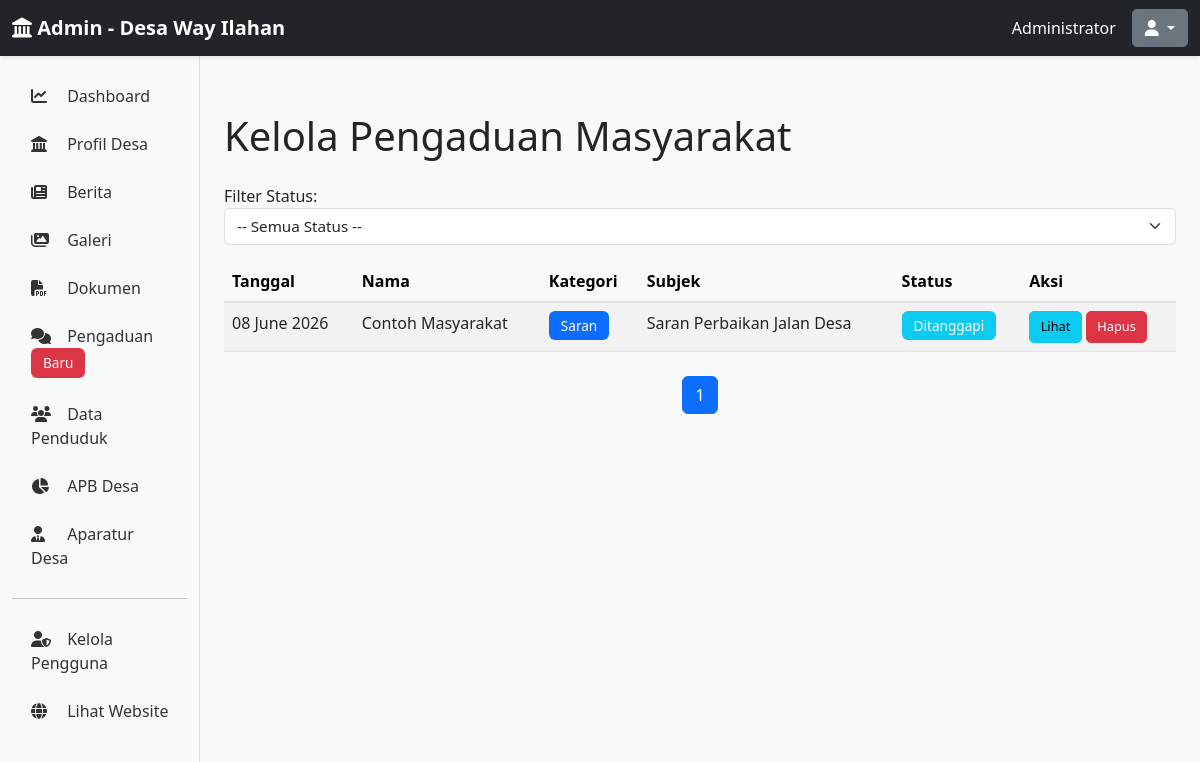
Page /admin/pengaduan (signed in) on the committed database.
### app/models.py (models this page shows, shortened)
class Admin(UserMixin, db.Model):
    id = db.Column(db.Integer, primary_key=True)
    username = db.Column(db.String(80), unique=True, nullable=False, index=True)
    email = db.Column(db.String(120), unique=True, nullable=False, index=True)
    password_hash = db.Column(db.String(255), nullable=False)
    full_name = db.Column(db.String(120), nullable=False)
    is_active = db.Column(db.Boolean, default=True)
    created_at = db.Column(db.DateTime, default=datetime.utcnow)
    last_login = db.Column(db.DateTime)

class Pengaduan(db.Model):
    id = db.Column(db.Integer, primary_key=True)
    nama_pelapor = db.Column(db.String(120), nullable=False)
    email_pelapor = db.Column(db.String(120), nullable=False)
    nomor_hp = db.Column(db.String(20))
    kategori = db.Column(db.String(100))  # Pengaduan, Saran, Pertanyaan
    subjek = db.Column(db.String(255), nullable=False)
    isi = db.Column(db.Text, nullable=False)
    status = db.Column(db.String(50), default='Baru')  # Baru, Diproses, Ditanggapi, Selesai
    tanggal_dibuat = db.Column(db.DateTime, default=datetime.utcnow)
    tanggal_direspon = db.Column(db.DateTime)
    respon_admin = db.Column(db.Text)

### app/routes.py (the view)
@admin_bp.route('/pengaduan')
@login_required
def kelola_pengaduan():
    page = request.args.get('page', 1, type=int)
    status = request.args.get('status', '')
    query = Pengaduan.query
    if status:
        query = query.filter_by(status=status)
    pengaduan = query.order_by(Pengaduan.tanggal_dibuat.desc()).paginate(page=page, per_page=10)
    return render_template('admin/pengaduan/list.html', pengaduan=pengaduan, filter_status=status)

### app/templates/admin/pengaduan/list.html (shortened to what this page needs)
{% extends "admin/base.html" %}
{% block content %}
<div class="my-4">
    <h1>Kelola Pengaduan Masyarakat</h1>
</div>
<div class="mb-3">
    <form method="GET" class="form-inline">
        <label class="me-2">Filter Status:</label>
        <select name="status" class="form-select" onchange="this.form.submit()">
            <option value="">-- Semua Status --</option>
        </select>
    </form>
</div>
{% if pengaduan.items %}
<div class="table-responsive">
    <table class="table table-striped table-hover">
        <thead class="table-light">
            <tr>
                <th>Tanggal</th>
                <th>Nama</th>
                <th>Kategori</th>
                <th>Subjek</th>
                <th>Status</th>
                <th>Aksi</th>
            </tr>
        </thead>
        <tbody>
            {% for item in pengaduan.items %}
            <tr>
                <td>{{ item.tanggal_dibuat.strftime('%d %B %Y') }}</td>
                <td>{{ item.nama_pelapor }}</td>
                <td><span class="badge bg-primary">{{ item.kategori }}</span></td>
                <td>{{ item.subjek[:40] }}</td>
                <td>
                    <span class="badge bg-{{ 'danger' if item.status == 'Baru' else 'warning' if item.status == 'Diproses' else 'info' if item.status == 'Ditanggapi' else 'success' }}">
                        {{ item.status }}
                    </span>
                </td>
                <td>
                    <a href="{{ url_for('admin.detail_pengaduan', id=item.id) }}" class="btn btn-sm btn-info">Lihat</a>
                    <form method="POST" action="{{ url_for('admin.hapus_pengaduan', id=item.id) }}" style="display:inline;" onsubmit="return confirm('Yakin ingin menghapus?')">
                        <button type="submit" class="btn btn-sm btn-danger">Hapus</button>
                    </form>
                </td>
            </tr>
            {% endfor %}
        </tbody>
    </table>
</div>
<nav class="mt-4">
    <ul class="pagination justify-content-center">
        {% for page_num in pengaduan.iter_pages() %}
            {% if page_num %}
                {% if page_num == pengaduan.page %}
                <li class="page-item active">
                    <span class="page-link">{{ page_num }}</span>
                </li>
                {% else %}
                <li class="page-item">
                    <a class="page-link" href="{{ url_for('admin.kelola_pengaduan', page=page_num, status=request.args.get('status', '')) }}">{{ page_num }}</a>
                </li>
                {% endif %}
            {% endif %}
        {% endfor %}
    </ul>
</nav>
{% else %}
<div class="alert alert-info">Belum ada pengaduan</div>
{% endif %}
{% endblock %}

### app/templates/admin/base.html (shortened to what this page needs)
<!DOCTYPE html>
<html lang="id">
<head>
    <link href="https://cdn.jsdelivr.net/npm/bootstrap@5.3.0/dist/css/bootstrap.min.css" rel="stylesheet">
    <link rel="stylesheet" href="https://cdnjs.cloudflare.com/ajax/libs/font-awesome/6.4.0/css/all.min.css">
    <link rel="stylesheet" href="{{ url_for('static', filename='css/admin.css') }}">
</head>
<body>
    <nav class="navbar navbar-dark bg-dark sticky-top">
        <div class="container-fluid">
            <a class="navbar-brand" href="{{ url_for('admin.dashboard') }}">
                <i class="fas fa-landmark"></i> <strong>Admin - Desa Way Ilahan</strong>
            </a>
            <div class="d-flex align-items-center">
                <span class="text-white me-3">{{ current_user.full_name }}</span>
                <div class="dropdown">
                    <button class="btn btn-secondary dropdown-toggle" type="button" data-bs-toggle="dropdown">
                        <i class="fas fa-user"></i>
                    </button>
                </div>
            </div>
        </div>
    </nav>
    <div class="container-fluid">
        <div class="row">
            <nav class="col-md-2 d-md-block bg-light sidebar">
                <div class="position-sticky pt-3">
                    <ul class="nav flex-column">
                        <li class="nav-item">
                            <a class="nav-link" href="{{ url_for('admin.dashboard') }}">
                                <i class="fas fa-chart-line"></i> Dashboard
                            </a>
                        </li>
                        <li class="nav-item">
                            <a class="nav-link" href="{{ url_for('admin.edit_profil_desa') }}">
                                <i class="fas fa-landmark"></i> Profil Desa
                            </a>
                        </li>
                        <li class="nav-item">
                            <a class="nav-link" href="{{ url_for('admin.kelola_berita') }}">
                                <i class="fas fa-newspaper"></i> Berita
                            </a>
                        </li>
                        <li class="nav-item">
                            <a class="nav-link" href="{{ url_for('admin.kelola_galeri') }}">
                                <i class="fas fa-images"></i> Galeri
                            </a>
                        </li>
                        <li class="nav-item">
                            <a class="nav-link" href="{{ url_for('admin.kelola_dokumen') }}">
                                <i class="fas fa-file-pdf"></i> Dokumen
                            </a>
                        </li>
                        <li class="nav-item">
                            <a class="nav-link" href="{{ url_for('admin.kelola_pengaduan') }}">
                                <i class="fas fa-comments"></i> Pengaduan <span class="badge bg-danger">Baru</span>
                            </a>
                        </li>
                        <li class="nav-item">
                            <a class="nav-link" href="{{ url_for('admin.kelola_penduduk') }}">
                                <i class="fas fa-users"></i> Data Penduduk
                            </a>
                        </li>
                        <li class="nav-item">
                            <a class="nav-link" href="{{ url_for('admin.kelola_apb') }}">
                                <i class="fas fa-chart-pie"></i> APB Desa
                            </a>
                        </li>
                        <li class="nav-item">
                            <a class="nav-link" href="{{ url_for('admin.kelola_aparatur') }}">
                                <i class="fas fa-user-tie"></i> Aparatur Desa
                            </a>
                        </li>
                        <hr>
                        <li class="nav-item">
                            <a class="nav-link" href="{{ url_for('admin.kelola_pengguna') }}">
                                <i class="fas fa-user-shield"></i> Kelola Pengguna
                            </a>
                        </li>
                        <li class="nav-item">
                            <a class="nav-link" href="{{ url_for('public.index') }}">
                                <i class="fas fa-globe"></i> Lihat Website
                            </a>
                        </li>
                    </ul>
                </div>
            </nav>
            <main class="col-md-10 ms-sm-auto px-md-4">
                {% block content %}{% endblock %}
            </main>
        </div>
    </div>
</body>
</html>

### app/static/css/admin.css (style rules this page uses)
:root { --primary-color: #0d6efd; --sidebar-bg: #f8f9fa; --sidebar-border: #ddd; }
body { font-family: 'Segoe UI', Tahoma, Geneva, Verdana, sans-serif; background-color: #f8f9fa; }
.sidebar { height: calc(100vh - 56px); border-right: 1px solid var(--sidebar-border); overflow-y: auto; position: sticky; top: 56px; }
.sidebar .nav-link { color: #333; border-left: 3px solid transparent; transition: all 0.3s ease; padding: 0.75rem 1rem; }
.sidebar .nav-link i { width: 1.5rem; margin-right: 0.5rem; }
main { padding-top: 2rem; padding-bottom: 2rem; }
.navbar-dark { box-shadow: 0 2px 4px rgba(0, 0, 0, 0.1); }
.table { margin-bottom: 0; }
.table thead th { background-color: #f8f9fa; border-bottom: 2px solid #dee2e6; font-weight: 600; vertical-align: middle; }
.table tbody tr { transition: background-color 0.2s ease; }
.badge { padding: 0.5rem 0.75rem; font-size: 0.85rem; font-weight: 500; }
.btn { border-radius: 5px; font-weight: 500; transition: all 0.3s ease; }
.btn-sm { padding: 0.35rem 0.65rem; font-size: 0.8rem; }
.form-control, .form-select { border-radius: 5px; border: 1px solid #ddd; font-size: 0.95rem; }
.pagination { gap: 0.25rem; }
.pagination .page-link { border-radius: 5px; margin: 0 0.1rem; }

### rows in the picture
Admin: full_name "Administrator"
Pengaduan: tanggal_dibuat "08 June 2026", nama_pelapor "Contoh Masyarakat", kategori "Saran", subjek "Saran Perbaikan Jalan Desa", status "Ditanggapi"

### other values in the picture
{{ page_num }} "1"
